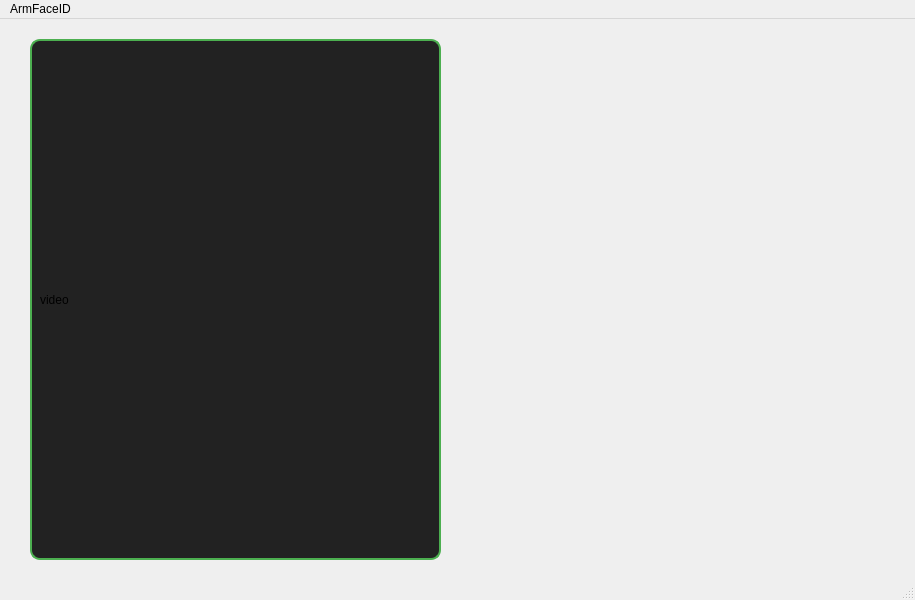
<?xml version="1.0" encoding="UTF-8"?>
<ui version="4.0">
 <class>MainWindow</class>
 <widget class="QMainWindow" name="MainWindow">
  <property name="geometry">
   <rect>
    <x>0</x>
    <y>0</y>
    <width>915</width>
    <height>600</height>
   </rect>
  </property>
  <property name="windowTitle">
   <string>MainWindow</string>
  </property>
  <widget class="QWidget" name="centralwidget">
   <widget class="QLabel" name="imageLabel">
    <property name="geometry">
     <rect>
      <x>30</x>
      <y>20</y>
      <width>411</width>
      <height>521</height>
     </rect>
    </property>
    <property name="styleSheet">
     <string notr="true">QLabel#imageLabel {
    border: 2px solid rgb(76, 175, 80); /* 边框颜色 */
    border-radius: 10px; /* 边框圆角 */
    background-color: rgb(34, 34, 34); /* 背景颜色 */
    padding: 5px; /* 内边距 */
    box-shadow: 0 4px 8px rgba(0, 0, 0, 0.5); /* 投影效果 */
}
</string>
    </property>
    <property name="text">
     <string>video</string>
    </property>
   </widget>
  </widget>
  <widget class="QMenuBar" name="menubar">
   <property name="geometry">
    <rect>
     <x>0</x>
     <y>0</y>
     <width>915</width>
     <height>23</height>
    </rect>
   </property>
   <widget class="QMenu" name="menuArmFaceID">
    <property name="title">
     <string>ArmFaceID</string>
    </property>
   </widget>
   <addaction name="menuArmFaceID"/>
  </widget>
  <widget class="QStatusBar" name="statusbar"/>
 </widget>
 <resources/>
 <connections/>
</ui>
